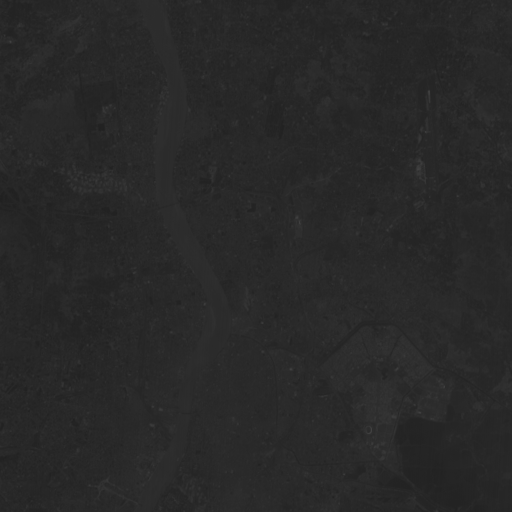
#> input picture src/band1.gif, 512 x 512 px; the run also reads 3 pictures not shown here
$ jupyter execute satellite.ipynb
#> lines starting #> are read from the running program, lines starting #| are printed output that depends on the picture; long printed decimals are rounded
# Practical Implementation of PCA on Satellite Images

Principal component analysis (PCA) is the process of computing the principal components and using them to perform a change of basis on the data, sometimes using only the first few principal components and ignoring the rest. In this assignment we have to perform PCA on satellite images which consists of four bands.

Author: Ajay Biswas

Roll no.: 220CS2184

M.Tech. Information Security, NIT Rourkela.

[cell 1]
import numpy as np
from matplotlib import pyplot as plt
from PIL import Image
import cv2
from skimage import exposure

[cell 2]
def covariance_matrix(X):

    means = X.mean(0)
    rows,cols = X.shape
    S = np.zeros((cols,cols))

    # Covariances
    for j in range(cols):
        for k in range(cols):
                for i in range(rows):
                   S[j][k] += (1/rows) * (X[i][j] - means[j]) * (X[i][k] - means[k])
    return S

[cell 3]
# load images of size 512*512
band1 = np.asarray(Image.open(r"band1.gif"))
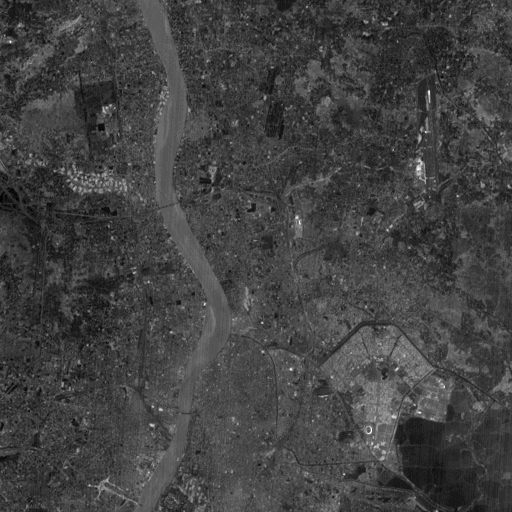
#> band1: shape (512, 512); min 0, max 33, mean 8.6; drawn with min black and max white
band2 = np.asarray(Image.open(r"band2.gif"))
band3 = np.asarray(Image.open(r"band3.gif"))
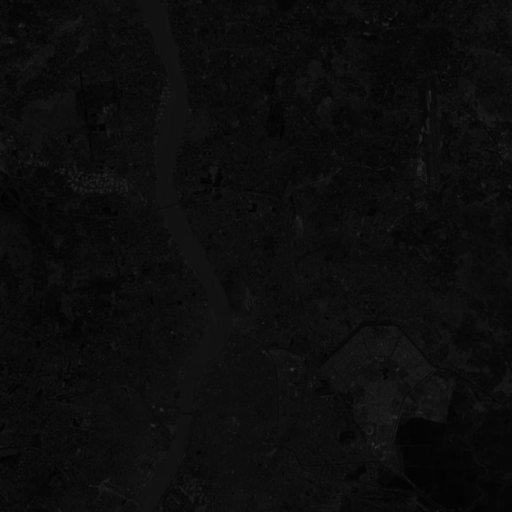
#> band3: shape (512, 512); min 0, max 48, mean 12.6
band4 = np.asarray(Image.open(r"band4.gif"))

### Create Data

[cell 4]
X = np.transpose(np.array([band1.flatten(),band2.flatten(),band3.flatten(),band4.flatten()]))
n = len(X)
#> n = 262144
X

### Finding Mean

[cell 5]
X_mean = X.mean(0)
#> X_mean = [8.64, 9.74, 12.55, 19.59]
X_mean
#> Out = [8.64, 9.74, 12.55, 19.59]

### Generate Covariance Matrix

[cell 6]
# covariance matrix
cov = covariance_matrix(X)
#> after the loop in covariance_matrix, `for j in range(cols):`: S = [[7.39, 6.37, 8.86, 2.06], [6.37, 6.6, 8.85, 3.58], [8.86, 8.85, 15.75, 3.97], [2.06, 3.58, 3.97, 37.81]]
#> cov has the same summary as S in covariance_matrix
cov
#> Out has the same summary as S in covariance_matrix

### Find Eigen Values and Eigen Vectors

[cell 7]
# eigen values and eigen vectors (sorted decreasing order) of cov
eigenValues, eigenVectors = np.linalg.eig(cov)
#> eigenValues = [40.24, 24.75, 0.526, 2.04]; eigenVectors = [[0.175, -0.455, -0.58, 0.653], [0.206, -0.415, 0.805, 0.37], [0.287, -0.683, -0.122, -0.661], [0.919, 0.393, -0.0322, -0.00136]]
idx = eigenValues.argsort()[::-1]
#> idx = [0, 1, 3, 2]
eig_val = eigenValues[idx]
#> eig_val = [40.24, 24.75, 2.04, 0.526]
eig_vec = eigenVectors[:,idx]
#> eig_vec = [[0.175, -0.455, 0.653, -0.58], [0.206, -0.415, 0.37, 0.805], [0.287, -0.683, -0.661, -0.122], [0.919, 0.393, -0.00136, -0.0322]]

print("Eigen Values in Decreasing Order")
print(eig_val)
#| [40.240 24.745  2.039  0.5264 ]
print("\nCorresponding Eigen Vectors")
print(eig_vec)
#| [[ 0.1749 -0.4545  0.6532 -0.5797]
#|  [ 0.2063 -0.4154  0.3701  0.8049]
#|  [ 0.2867 -0.683 -0.6605  -0.1222]
#|  [ 0.919  0.3929  -0.001358 -0.03219]]

### Linear Transformation

[cell 8]
k = 2
U = eig_vec[:,0:k]
#> U = [[0.175, -0.455], [0.206, -0.415], [0.287, -0.683], [0.919, 0.393]]
Y = np.dot(U.T,X.T)

print("Y Dimensions")
print(Y.shape)
#| (2, 262144)
print("U Dimensions")
print(U.shape)
#| (4, 2)
print("X Dimensions")
print(X.shape)
#| (262144, 4)

### Finding Principle Components

[cell 9]
a1 = eig_vec[:,0]
#> a1 = [0.175, 0.206, 0.287, 0.919]
a2 = eig_vec[:,1]
#> a2 = [-0.455, -0.415, -0.683, 0.393]
a3 = eig_vec[:,2]
#> a3 = [0.653, 0.37, -0.661, -0.00136]
a4 = eig_vec[:,3]
#> a4 = [-0.58, 0.805, -0.122, -0.0322]

PC1_mat = np.dot(a1.T,X.T)
PC2_mat = np.dot(a2.T,X.T)
PC3_mat = np.dot(a3.T,X.T)
PC4_mat = np.dot(a4.T,X.T)

### PC1

[cell 10]
img1 = PC1_mat.reshape((512, 512))
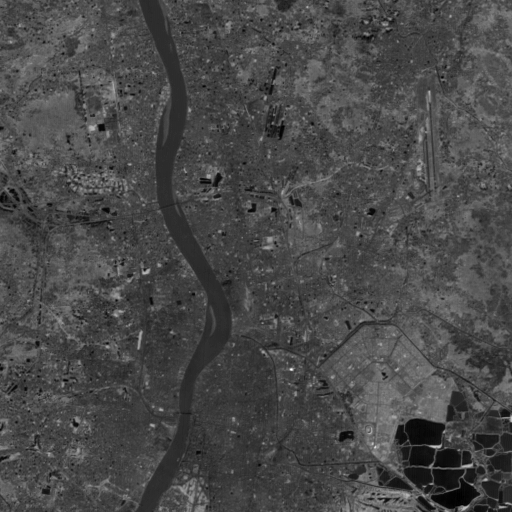
#> img1: shape (512, 512) float64; min 2.42, max 81.37, mean 25.1; drawn with min black and max white
plt.imshow(exposure.equalize_hist(img1), cmap='gray')
plt.show()
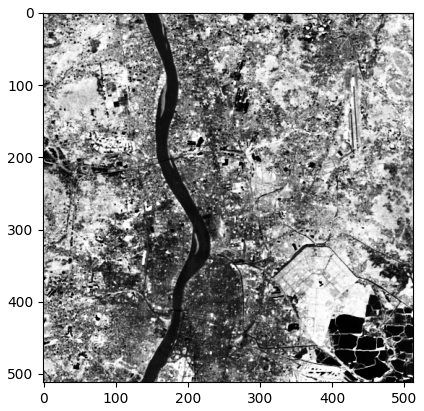
#> figure drawn by matplotlib, 1 panel

### PC2

[cell 11]
img2 = PC2_mat.reshape((512, 512))
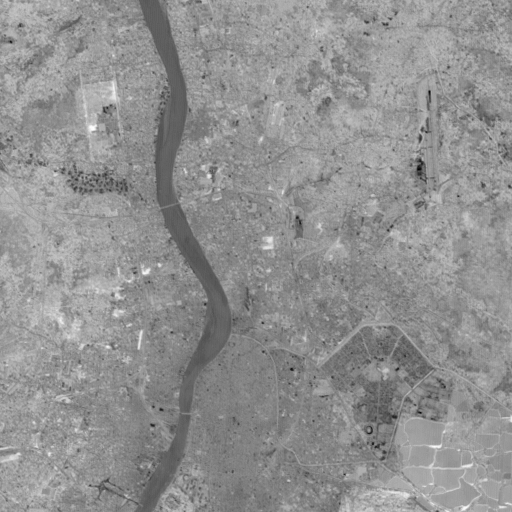
#> img2: shape (512, 512) float64; min -42.44, max 16.57, mean -8.85; drawn with min black and max white
plt.imshow(exposure.equalize_hist(img2), cmap='gray')
plt.show()
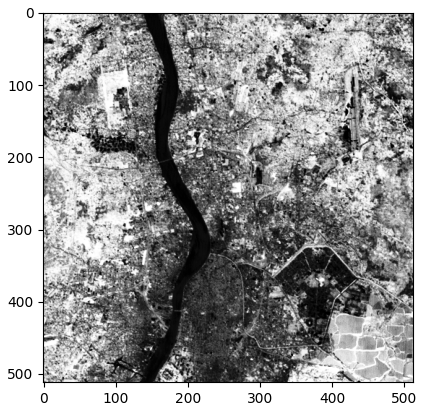
#> figure drawn by matplotlib, 1 panel

### PC3

[cell 12]
img3 = PC3_mat.reshape((512, 512))
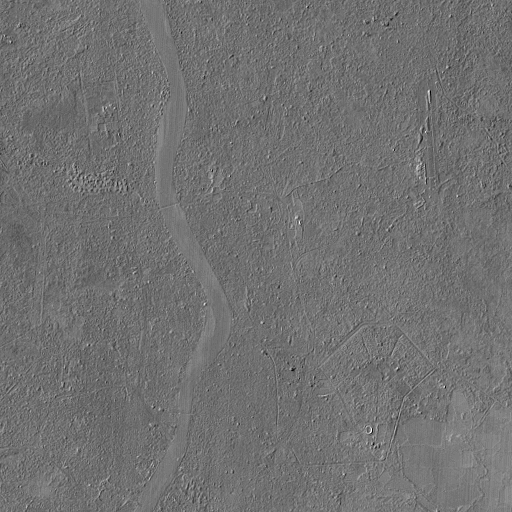
#> img3: shape (512, 512) float64; min -12.01, max 17.05, mean 0.929; drawn with min black and max white
plt.imshow(exposure.equalize_hist(img3), cmap='gray')
plt.show()
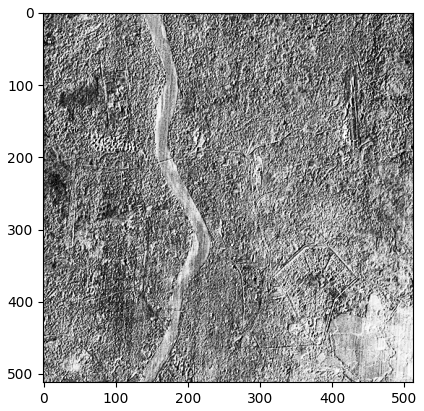
#> figure drawn by matplotlib, 1 panel

### PC4

[cell 13]
img4 = PC4_mat.reshape((512, 512))
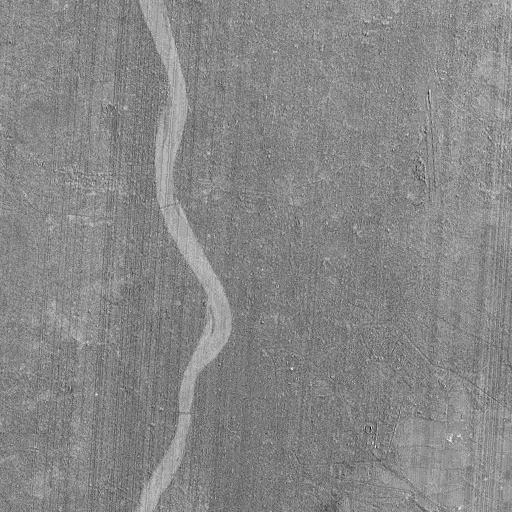
#> img4: shape (512, 512) float64; min -4.84, max 5.52, mean 0.663; drawn with min black and max white
plt.imshow(exposure.equalize_hist(img4), cmap='gray')
plt.show()
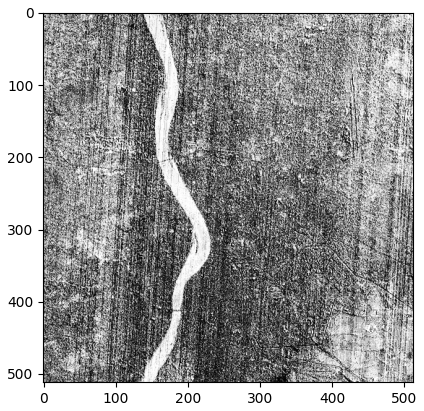
#> figure drawn by matplotlib, 1 panel
